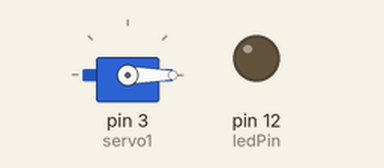
This sketch was run on a simulated Arduino Uno, built with avr-gcc and run on an emulated ATmega328P. Parts: servo, output pins drawn as LEDs (lit = HIGH).

Above: at 0.05 s.
At 5.95 s:
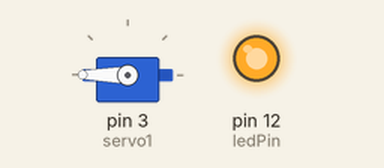
Timing chart, 0 to 7.8 s (numbered marks = the images above):
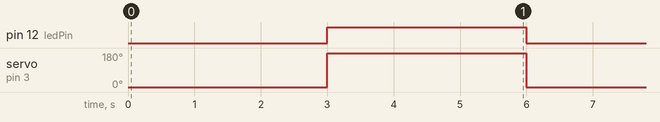

Measured:
- by itself, pin 12 (ledPin): alternates HIGH for 3.0 s and LOW for 3.0 s
- by itself, servo on pin 3 (servo1): alternates 180° for 3.0 s and 0° for 3.0 s

The sketch:

PruebaServomotores.ino
```cpp
#include <Servo.h>
Servo servo1;
int vel=1000;
int ledPin= 12;

void setup() {
  servo1.attach(3);
  pinMode(ledPin,OUTPUT);


}

void loop() {
    digitalWrite(ledPin,LOW);
    servo1.write(0);
    delay(vel);
    delay(vel);
    delay(vel);
    servo1.write(180);
    digitalWrite(ledPin,HIGH);
    delay(vel);
    delay(vel);
    delay(vel);


}
```
